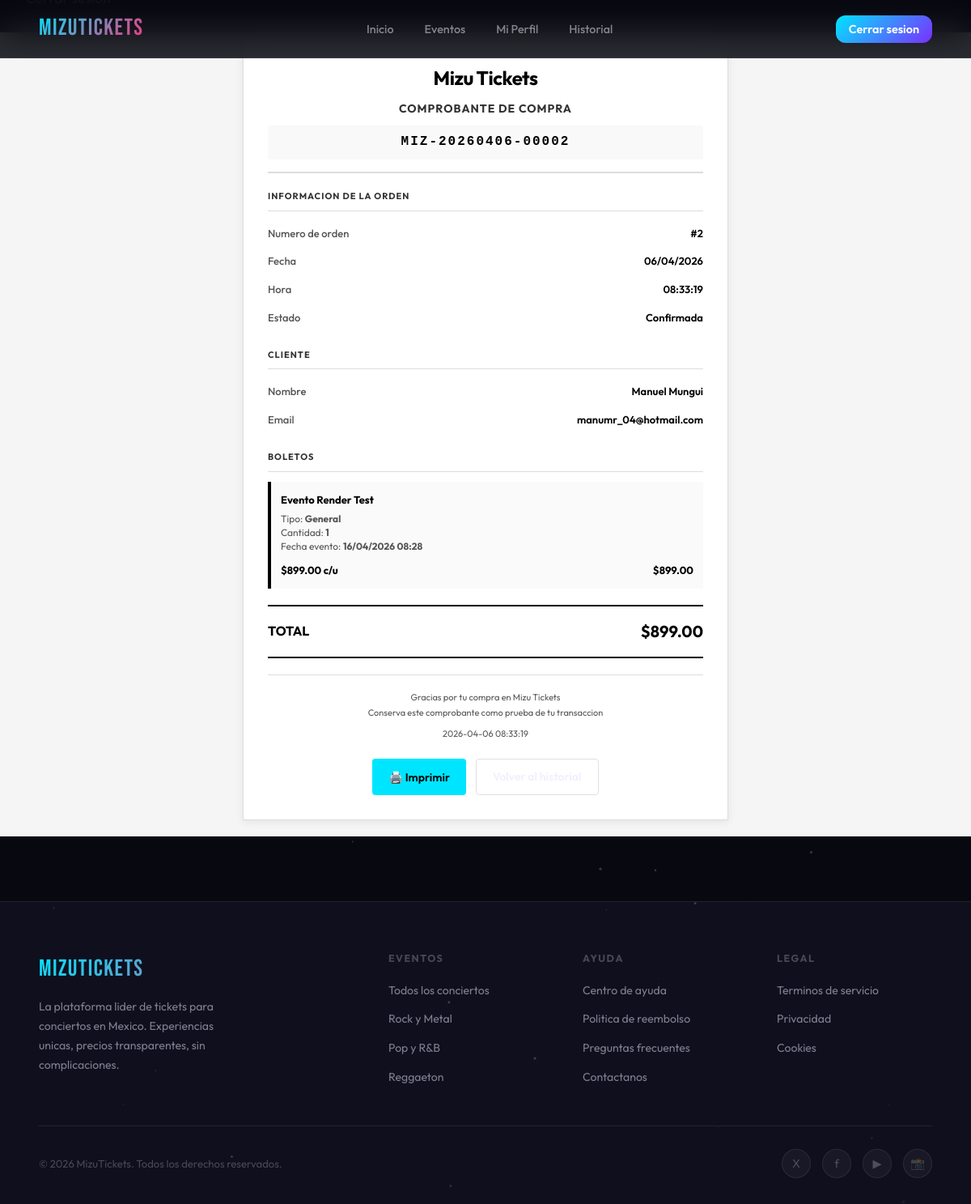
/orders/2/receipt (signed in), run on an earlier commit of the app's database.
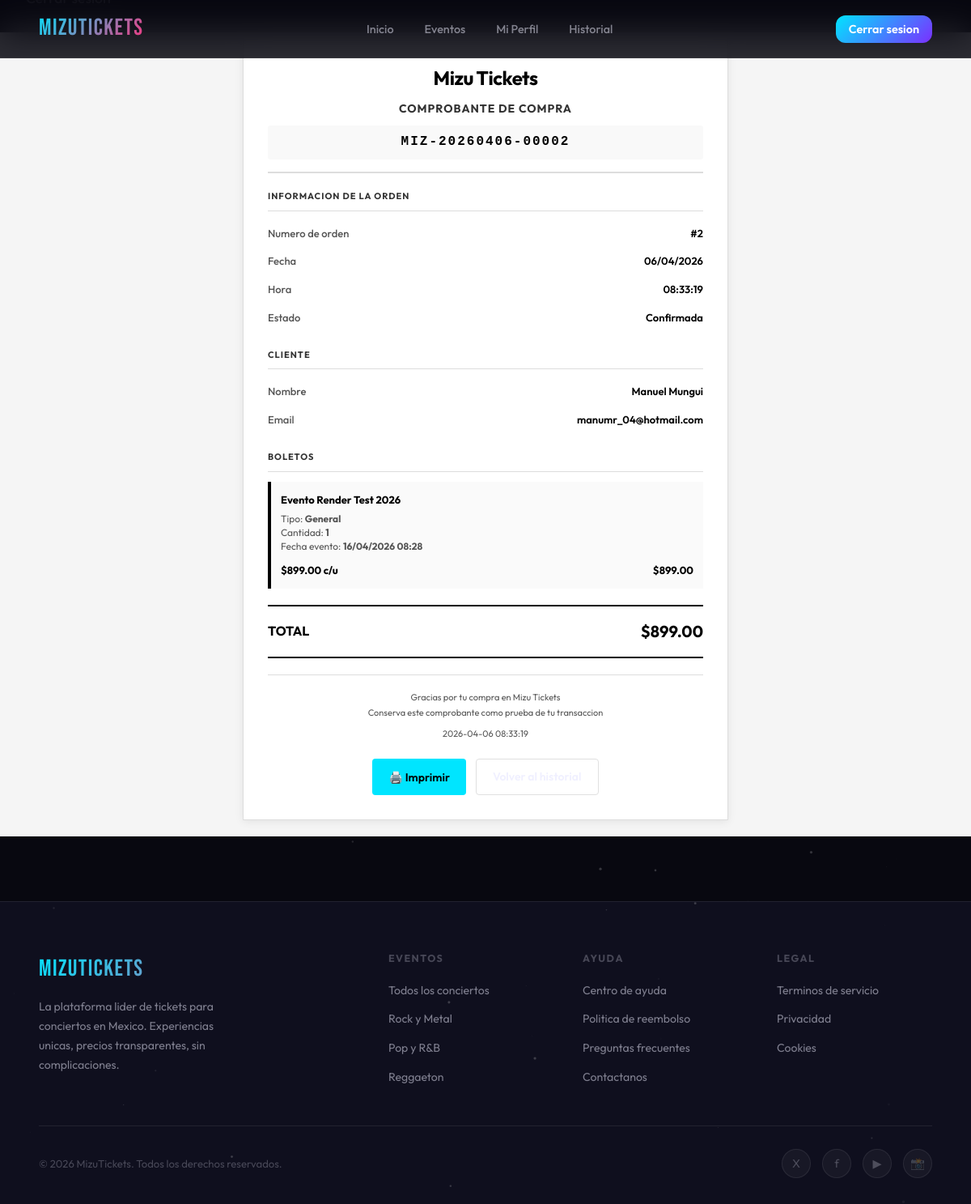
And on a later commit of the database.
### app/models/order_item.py (models this page shows, shortened)
class OrderItem(db.Model):
    __tablename__ = "order_items"
    __table_args__ = (
        db.CheckConstraint("quantity > 0", name="ck_order_items_quantity_positive"),
        db.CheckConstraint("unit_price >= 0", name="ck_order_items_unit_price_non_negative"),
        db.CheckConstraint("subtotal >= 0", name="ck_order_items_subtotal_non_negative"),
    )
    id = db.Column(db.Integer, primary_key=True)
    order_id = db.Column(db.Integer, db.ForeignKey("orders.id"), nullable=False, index=True)
    ticket_type_id = db.Column(
        db.Integer,
        db.ForeignKey("ticket_types.id"),
        nullable=False,
        index=True,
    )
    quantity = db.Column(db.Integer, nullable=False)
    unit_price = db.Column(db.Numeric(10, 2), nullable=False)
    subtotal = db.Column(db.Numeric(10, 2), nullable=False)
    created_at = db.Column(db.DateTime, nullable=False, default=datetime.utcnow)
    order = db.relationship("Order", back_populates="items")
    ticket_type = db.relationship("TicketType", back_populates="order_items")

### app/models/event.py (models this page shows, shortened)
class Event(db.Model):
    __tablename__ = "events"
    id = db.Column(db.Integer, primary_key=True)
    title = db.Column(db.String(200), nullable=False, index=True)
    description = db.Column(db.Text, nullable=True)
    date = db.Column(db.DateTime, nullable=False, index=True)
    venue = db.Column(db.String(200), nullable=False)
    image_url = db.Column(db.String(500), nullable=True)
    is_active = db.Column(db.Boolean, nullable=False, default=True, index=True)
    created_at = db.Column(db.DateTime, nullable=False, default=datetime.utcnow)
    updated_at = db.Column(
        db.DateTime,
        nullable=False,
        default=datetime.utcnow,
        onupdate=datetime.utcnow,
    )
    ticket_types = db.relationship(
        "TicketType",
        back_populates="event",
        cascade="all, delete-orphan",
        lazy="selectin",
    )

### app/models/ticket_type.py (models this page shows, shortened)
class TicketType(db.Model):
    __tablename__ = "ticket_types"
    __table_args__ = (
        db.CheckConstraint("price >= 0", name="ck_ticket_types_price_non_negative"),
        db.CheckConstraint(
            "stock_available >= 0", name="ck_ticket_types_stock_non_negative"
        ),
        db.UniqueConstraint("event_id", "name", name="uq_ticket_types_event_name"),
    )
    id = db.Column(db.Integer, primary_key=True)
    event_id = db.Column(db.Integer, db.ForeignKey("events.id"), nullable=False, index=True)
    name = db.Column(db.String(80), nullable=False)
    price = db.Column(db.Numeric(10, 2), nullable=False)
    stock_available = db.Column(db.Integer, nullable=False)
    created_at = db.Column(db.DateTime, nullable=False, default=datetime.utcnow)
    updated_at = db.Column(
        db.DateTime,
        nullable=False,
        default=datetime.utcnow,
        onupdate=datetime.utcnow,
    )
    event = db.relationship("Event", back_populates="ticket_types")
    order_items = db.relationship("OrderItem", back_populates="ticket_type", lazy="dynamic")

### app/orders/routes.py (the view)
@bp.route("/orders/<int:order_id>/receipt")
@login_required
def receipt(order_id):
    try:
        order = (
            Order.query.options(
                joinedload(Order.items)
                .joinedload(OrderItem.ticket_type)
                .joinedload(TicketType.event)
            )
            .filter_by(id=order_id)
            .first_or_404()
        )
        if current_user.id != order.user_id and current_user.role != "admin":
            from flask import abort
            abort(403)
        return render_template("orders/receipt.html", order=order)
    except SQLAlchemyError:
        flash("No se pudo cargar el comprobante.", "error")
        return redirect(url_for("orders.history"))
    except Exception:
        flash("No se pudo cargar el comprobante.", "error")
        return redirect(url_for("orders.history"))

### app/__init__.py (called while the page is built)
def create_app(config_class=Config):
    app = Flask(__name__, instance_relative_config=True)
    app.config.from_object(config_class)
    os.makedirs(app.instance_path, exist_ok=True)
    db.init_app(app)
    migrate.init_app(app, db)
    login_manager.init_app(app)
    from .auth import bp as auth_bp
    from .admin import bp as admin_bp
    from .main import bp as main_bp
    from .orders import bp as orders_bp
    app.register_blueprint(main_bp)
    app.register_blueprint(auth_bp)
    app.register_blueprint(admin_bp)
    app.register_blueprint(orders_bp)
    from . import models  # noqa: F401
    from .models.user import User
    @login_manager.user_loader
    def load_user(user_id):
        return db.session.get(User, int(user_id))
    @app.shell_context_processor
    def shell_context():
        return {"db": db, "models": models}
    return app

### app/templates/orders/receipt.html (shortened to what this page needs)
{% extends "base.html" %}
{% block content %}
<div class="receipt-page">
  <div class="receipt-container">
    <div class="receipt-header">
      <div class="receipt-logo">Mizu Tickets</div>
      <div class="receipt-title">COMPROBANTE DE COMPRA</div>
      <div class="receipt-code">{{ order.receipt_code }}</div>
    </div>
    <div class="receipt-body">
      <div class="receipt-section">
        <div class="receipt-section-title">Informacion de la orden</div>
        <div class="receipt-line">
          <span class="receipt-line-label">Numero de orden</span>
          <span class="receipt-line-value">#{{ order.id }}</span>
        </div>
        <div class="receipt-line">
          <span class="receipt-line-label">Fecha</span>
          <span class="receipt-line-value">{{ order.created_at.strftime('%d/%m/%Y') }}</span>
        </div>
        <div class="receipt-line">
          <span class="receipt-line-label">Hora</span>
          <span class="receipt-line-value">{{ order.created_at.strftime('%H:%M:%S') }}</span>
        </div>
        <div class="receipt-line">
          <span class="receipt-line-label">Estado</span>
          <span class="receipt-line-value">{{ 'Confirmada' if order.status == 'confirmed' else order.status }}</span>
        </div>
      </div>
      <div class="receipt-section">
        <div class="receipt-section-title">Cliente</div>
        <div class="receipt-line">
          <span class="receipt-line-label">Nombre</span>
          <span class="receipt-line-value">{{ current_user.name }}</span>
        </div>
        <div class="receipt-line">
          <span class="receipt-line-label">Email</span>
          <span class="receipt-line-value">{{ current_user.email }}</span>
        </div>
      </div>
      <div class="receipt-section">
        <div class="receipt-section-title">Boletos</div>
        {% for item in order.items %}
        <div class="receipt-item">
          <div class="receipt-item-title">{{ item.ticket_type.event.title }}</div>
          <div class="receipt-item-meta">
            <div>Tipo: <strong>{{ item.ticket_type.name }}</strong></div>
            <div>Cantidad: <strong>{{ item.quantity }}</strong></div>
            <div>Fecha evento: <strong>{{ item.ticket_type.event.date.strftime('%d/%m/%Y %H:%M') }}</strong></div>
          </div>
          <div class="receipt-item-price">
            <span>${{ '%.2f'|format(item.unit_price) }} c/u</span>
            <span>${{ '%.2f'|format(item.subtotal) }}</span>
          </div>
        </div>
        {% endfor %}
      </div>
      <div class="receipt-total">
        <span class="receipt-total-label">TOTAL</span>
        <span class="receipt-total-value">${{ '%.2f'|format(order.total_amount) }}</span>
      </div>
      <div class="receipt-footer">
        <div class="receipt-footer-text">Gracias por tu compra en Mizu Tickets</div>
        <div class="receipt-footer-text">Conserva este comprobante como prueba de tu transaccion</div>
        <div class="receipt-footer-text" style="margin-top: 12px; font-size: 11px;">
          {{ order.created_at.strftime('%Y-%m-%d %H:%M:%S') }}
        </div>
      </div>
    </div>
    <div class="receipt-actions">
      <button class="btn-print" onclick="window.print()">🖨️ Imprimir</button>
      <a class="btn-back" href="{{ url_for('orders.history') }}">Volver al historial</a>
    </div>
  </div>
</div>
{% endblock %}

What changed in the data, as far as the page shows it:
changed through a linked row, OrderItem "General": ticket_type.event "Evento Render Test" → "Evento Render Test 2026"
